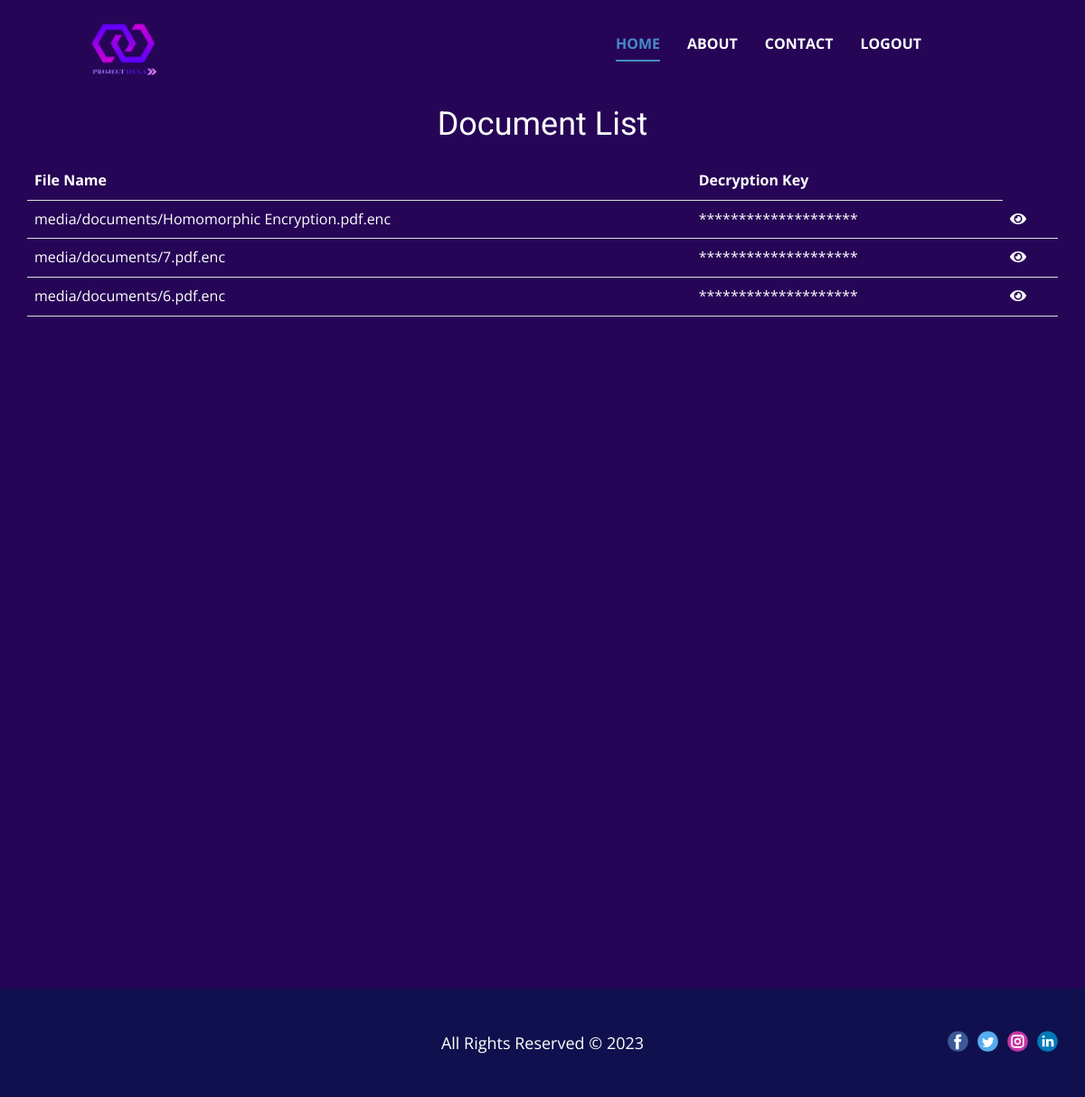
The page /owner/documentList/ (signed in) on the database as committed earlier.
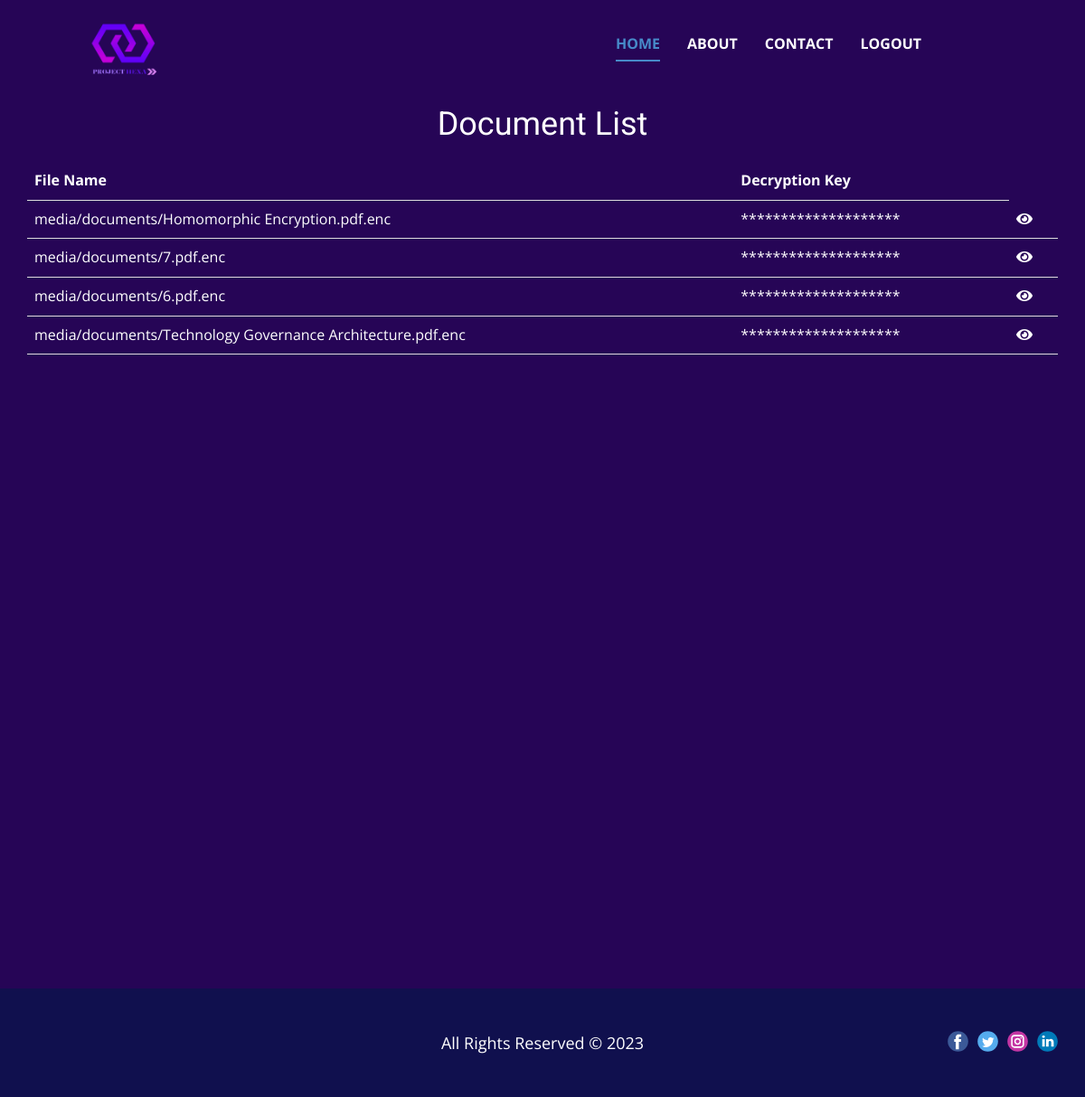
The same page on the database as committed later.
### Owner/models.py (models this page shows, shortened)
class Document(models.Model):
    owner = models.ForeignKey(User, on_delete=models.CASCADE)
    file = models.FileField(upload_to='documents/')
    key = models.CharField(max_length=200,default='')

### Owner/views.py (the view)
# urls.py: path('documentList/', views.document_list),
def document_list(request):
    documents = Document.objects.filter(owner=request.user)
    return render(request, 'document_list.html', {'documents': documents})

### Templates/document_list.html (shortened to what this page needs)
{% load static %}
<!DOCTYPE html>
<html style="font-size: 16px;" lang="en"><head>
    <link rel="stylesheet" type="text/css" href="{% static 'css/OwnerHome.css' %} ">
    <link rel="stylesheet" type="text/css" href="{% static 'css/nicepage.css' %} ">
    <link rel="stylesheet" href="https://cdnjs.cloudflare.com/ajax/libs/font-awesome/5.15.3/css/all.min.css" />
  <meta data-intl-tel-input-cdn-path="intlTelInput/"></head>
  <body class="u-body u-xl-mode" data-lang="en"><header class="u-clearfix u-custom-color-6 u-header u-sticky u-sticky-a762 u-header" id="sec-72a6" data-href="https://nicepage.com"><div class="u-clearfix u-sheet u-sheet-1">
        <a href="{% url 'owner' %}" class="u-hover-feature u-image u-logo u-image-1" data-image-width="500" data-image-height="500" data-animation-name="customAnimationIn" data-animation-duration="1000">
          <img src="{% static 'images/Copy_of_Blockchain_Network_Logo__1_-removebg-preview.png' %}" class="u-logo-image u-logo-image-1">
        </a>
        <nav class="u-menu u-menu-one-level u-offcanvas u-menu-1" data-responsive-from="MD">
          <div class="u-custom-menu u-nav-container">
            <ul class="u-nav u-spacing-30 u-unstyled u-nav-1"><li class="u-nav-item"><a class="u-border-2 u-border-active-palette-1-base u-border-hover-palette-1-base u-border-no-left u-border-no-right u-border-no-top u-button-style u-nav-link u-text-active-palette-1-base u-text-body-alt-color u-text-hover-palette-4-base" href="{% url 'owner' %}" style="padding: 10px 0px;">Home</a>
</li><li class="u-nav-item"><a class="u-border-2 u-border-active-palette-1-base u-border-hover-palette-1-base u-border-no-left u-border-no-right u-border-no-top u-button-style u-nav-link u-text-active-palette-1-base u-text-body-alt-color u-text-hover-palette-4-base" href="{% url 'about' %}" style="padding: 10px 0px;">About</a>
</li><li class="u-nav-item"><a class="u-border-2 u-border-active-palette-1-base u-border-hover-palette-1-base u-border-no-left u-border-no-right u-border-no-top u-button-style u-nav-link u-text-active-palette-1-base u-text-body-alt-color u-text-hover-palette-4-base" href="{% url 'contact' %}" style="padding: 10px 0px;">Contact</a>
</li><li class="u-nav-item"><a class="u-border-2 u-border-active-palette-1-base u-border-hover-palette-1-base u-border-no-left u-border-no-right u-border-no-top u-button-style u-nav-link u-text-active-palette-1-base u-text-body-alt-color u-text-hover-palette-4-base" style="padding: 10px 0px;"  href="{% url 'home' %}">Logout</a>
</li></ul>
          </div>
        </nav>
      </div></header>
    <section class="u-align-center u-clearfix u-custom-color-6 u-section-1" src="" id="sec-d275">
      <div class="u-clearfix u-sheet u-sheet-1">
        <h3>Document List</h3>
        {% if documents %}
            <table>
                <tr>
                    <th>File Name</th>
                    <th>Decryption Key</th>
                </tr>
                {% for document in documents %}
                    <tr>
                        <td>{{ document.file.name }}</td>
                        <td id="star_{{ forloop.counter }}">********************</td>
                        <td><i id="eyeIcon_{{ forloop.counter }}" class="fas fa-eye toggle-icon"></i></td>
                    </tr>
                {% endfor %}
            </table>
        {% else %}
            <p>No documents available.</p>
        {% endif %}
     </div>
    </section>
    <footer class="u-align-center-md u-align-center-sm u-align-center-xs u-clearfix u-custom-color-5 u-footer" id="sec-dd1e"><div class="u-clearfix u-sheet u-sheet-1">
        <div class="u-align-left u-social-icons u-spacing-10 u-social-icons-1">
          <a class="u-social-url" title="facebook" target="_blank" href=""><span class="u-icon u-social-facebook u-social-icon u-icon-1"><svg class="u-svg-link" preserveAspectRatio="xMidYMin slice" viewBox="0 0 112 112" style=""><use xmlns:xlink="http://www.w3.org/1999/xlink" xlink:href="#svg-5e6e"></use></svg></span>
          </a>
          <a class="u-social-url" title="twitter" target="_blank" href=""><span class="u-icon u-social-icon u-social-twitter u-icon-2"><svg class="u-svg-link" preserveAspectRatio="xMidYMin slice" viewBox="0 0 112 112" style=""><use xmlns:xlink="http://www.w3.org/1999/xlink" xlink:href="#svg-84d1"></use></svg></span>
          </a>
          <a class="u-social-url" title="instagram" target="_blank" href=""><span class="u-icon u-social-icon u-social-instagram u-icon-3"><svg class="u-svg-link" preserveAspectRatio="xMidYMin slice" viewBox="0 0 112 112" style=""><use xmlns:xlink="http://www.w3.org/1999/xlink" xlink:href="#svg-bbd5"></use></svg></span>
          </a>
          <a class="u-social-url" title="linkedin" target="_blank" href=""><span class="u-icon u-social-icon u-social-linkedin u-icon-4"><svg class="u-svg-link" preserveAspectRatio="xMidYMin slice" viewBox="0 0 112 112" style=""><use xmlns:xlink="http://www.w3.org/1999/xlink" xlink:href="#svg-51a9"></use></svg></span>
          </a>
        </div>
        <p class="u-align-center-lg u-align-center-md u-align-center-xl u-text u-text-1">All Rights Reserved © 2023</p>
      </div></footer>
</body></html>

### static/css/OwnerHome.css (style rules this page uses)
.u-section-1 { background-image: none; }
.u-section-1 .u-sheet-1 { min-height: 997px; }

Rows that differ between the two databases and show on the page:
added Document: file.name "media/documents/Technology Governance Architecture.pdf.enc"
